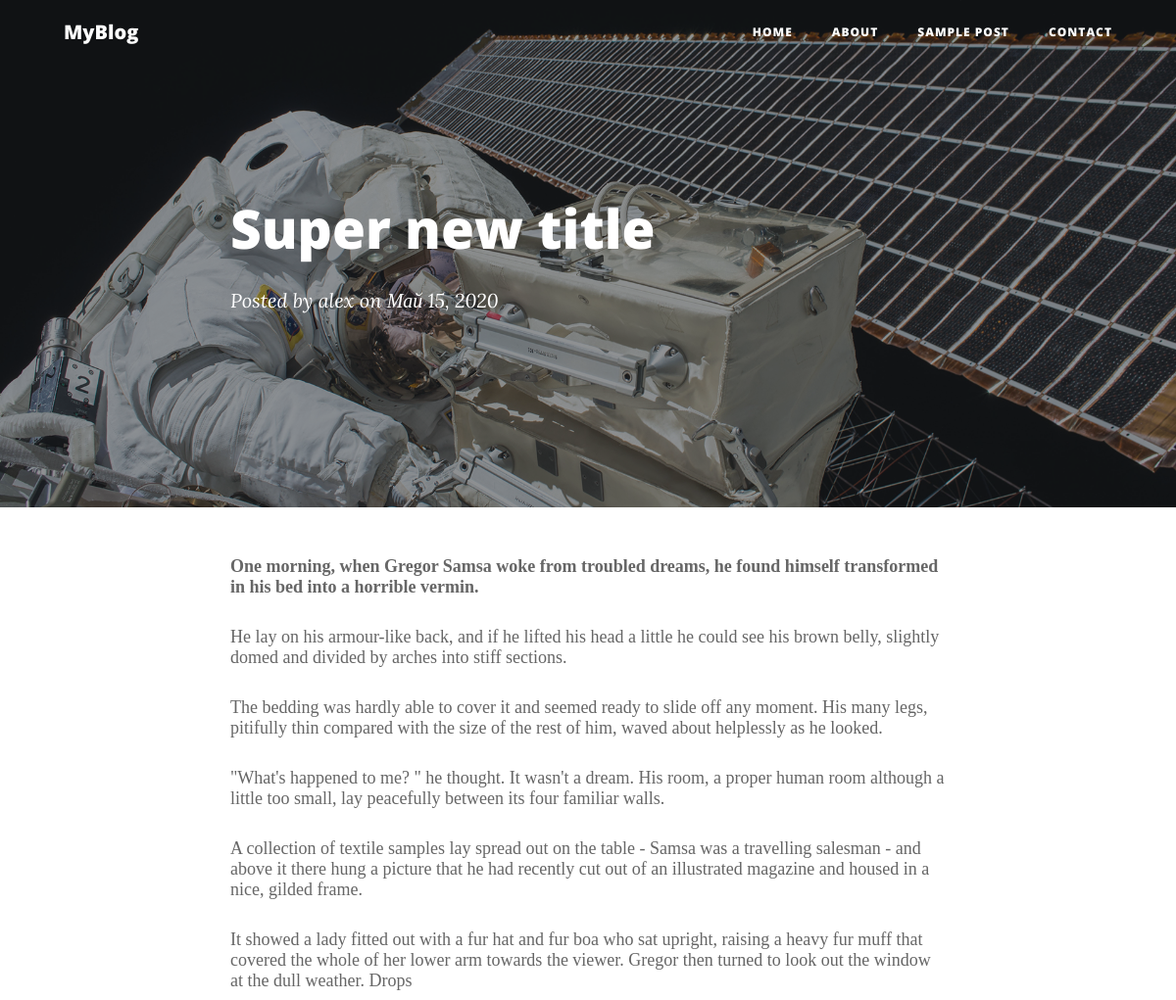
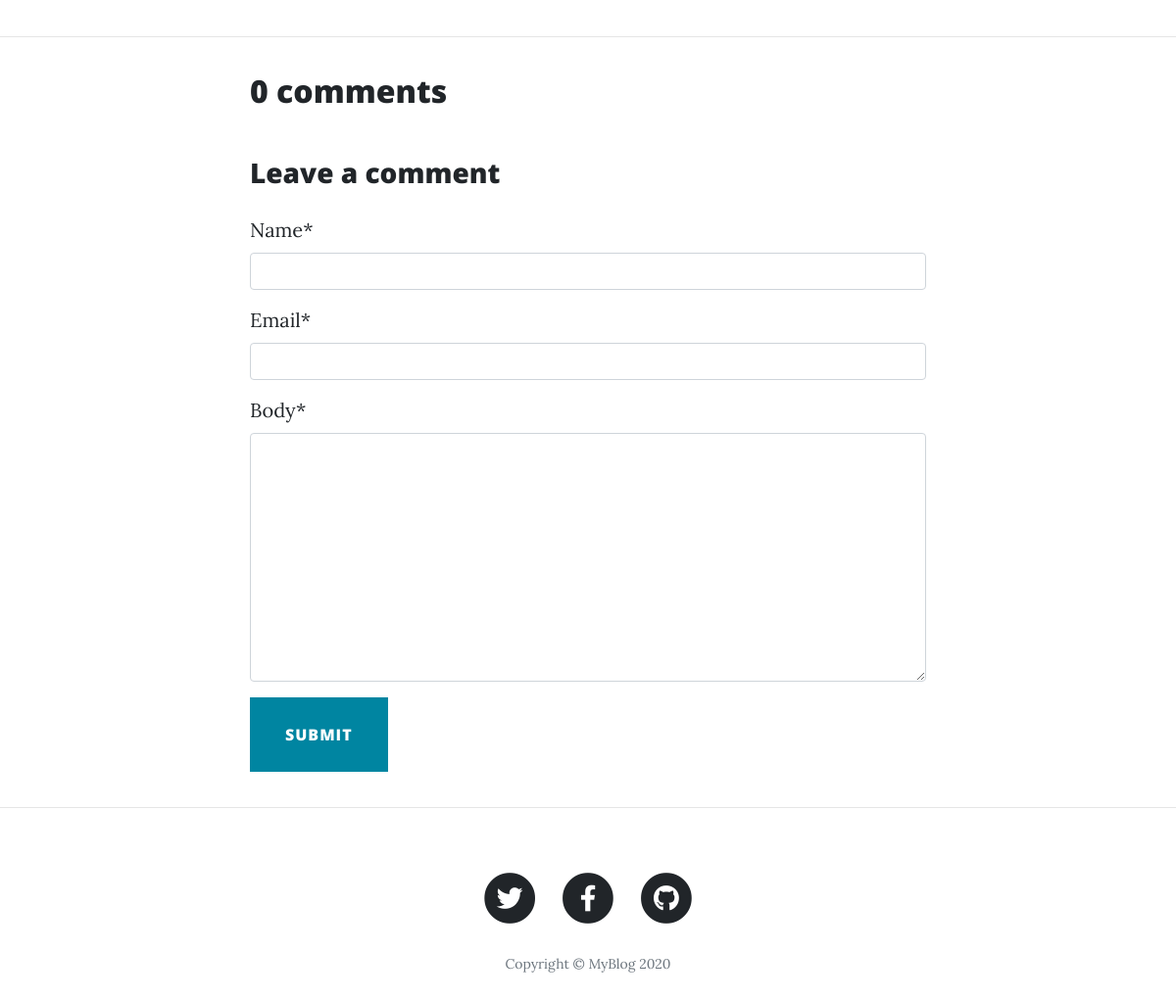
Screenshot of /post/7/ with the database file from the repository (2 pictures, top to bottom).
### blog/models.py (models this page shows, shortened)
class Post(models.Model):
	author = models.ForeignKey(settings.AUTH_USER_MODEL, on_delete=models.CASCADE)
	title = models.CharField(max_length=200)
	description = models.TextField(max_length=200)
	text = models.TextField()
	created_date = models.DateTimeField(default=timezone.now)
	published_date = models.DateTimeField(blank=True, null=True)
	status = models.IntegerField(choices=STATUS, default=0)

### blog/views.py (the view)
# urls.py: path('post/', views.post_rev, name='post_rev'),
def post(request, pk):
	template_name = 'blog/post.html'
	post = get_object_or_404(Post, pk=pk)
	comments = post.comments.filter(active=True)
	new_comment = None
	if request.method == 'POST':
		comment_form = CommentForm(data=request.POST)
		if comment_form.is_valid():
			new_comment = comment_form.save(commit=False)
			new_comment.post = post
			new_comment.save()
	else:
		comment_form = CommentForm()
	context = {
		'post':post,
		'comments':comments,
		'new_comment':new_comment,
		'comment_form':comment_form
	}
	return render(request, template_name, context)

### blog/forms.py
class CommentForm(forms.ModelForm):
	class Meta:
		model = Comment
		fields = ('name', 'email', 'body')

### blog/templates/blog/post.html (shortened to what this page needs)
{% extends 'blog/base_post.html' %}
{% load static %}
{% load crispy_forms_tags %}
{% block title %}{{ post.title }}{% endblock%}
{% block author %}{{ post.author }}{% endblock%}
{% block date %}{{ post.published_date|date:"M d, Y"}}{% endblock%}
{% block content %}
{{ post.text | safe }}
{% endblock %}
{% block comments %}
	<div class="card-body">
		<h2>{{ comments.count }} comments</h2>
	</div>
	<div class="card-body">
		{% if new_comment %}
			<div class="alert alert-success" role="alert">
				Your comment is awaiting moderation
			</div>
			{% else %}
			<h3>Leave a comment</h3>
			<form action="." method="POST" style="margin-top: 1.3em;">
				{{ comment_form | crispy }}
				<button type="submit" class="btn btn-primary btn-lg">
					Submit
				</button>
			</form>
		{% endif %}
	</div>
{% endblock comments %}

### rows the page displays
Post: title "Super new title", author "alex", published_date "Май 15, 2020", text "One morning, when Gregor Samsa woke from troubled dreams, he found himself transformed in his bed into a horrible vermin. He lay on his armour-like back, and if he lifted his head a little he could see his brown belly, slightly domed and divided by arches into stiff sections. The bedding was hardly able to cover it and seemed ready to slide off any moment. His many legs, pitifully thin compared with the size of the rest of him, waved about helplessly as he looked. \"What's happened to me? \" he thought. It wasn't a dream. His room, a proper human room although a little too small, lay peacefully between its four familiar walls. A collection of textile samples lay spread out on the table -…"

### other values shown
{{ comments.count }} "0"
